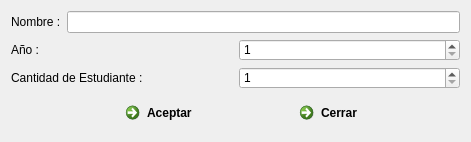
<?xml version="1.0" encoding="UTF-8"?>
<ui version="4.0">
 <class>frm_grupo</class>
 <widget class="QDialog" name="frm_grupo">
  <property name="geometry">
   <rect>
    <x>0</x>
    <y>0</y>
    <width>471</width>
    <height>140</height>
   </rect>
  </property>
  <property name="windowTitle">
   <string>Insertar Grupo</string>
  </property>
  <property name="windowIcon">
   <iconset resource="img.qrc">
    <normaloff>:/new/prefix1/13.png</normaloff>:/new/prefix1/13.png</iconset>
  </property>
  <layout class="QGridLayout" name="gridLayout">
   <item row="0" column="0">
    <layout class="QVBoxLayout" name="verticalLayout">
     <item>
      <layout class="QHBoxLayout" name="horizontalLayout">
       <item>
        <widget class="QLabel" name="label">
         <property name="text">
          <string>Nombre :</string>
         </property>
        </widget>
       </item>
       <item>
        <widget class="QLineEdit" name="LE_frmGrupo_Nombre"/>
       </item>
      </layout>
     </item>
     <item>
      <layout class="QHBoxLayout" name="horizontalLayout_2">
       <item>
        <widget class="QLabel" name="label_2">
         <property name="text">
          <string>Año :</string>
         </property>
        </widget>
       </item>
       <item>
        <widget class="QSpinBox" name="SB_frmgupo_Anio">
         <property name="minimum">
          <number>1</number>
         </property>
        </widget>
       </item>
      </layout>
     </item>
     <item>
      <layout class="QHBoxLayout" name="horizontalLayout_3">
       <item>
        <widget class="QLabel" name="label_3">
         <property name="text">
          <string>Cantidad de Estudiante :</string>
         </property>
        </widget>
       </item>
       <item>
        <widget class="QSpinBox" name="SB_frmGrupo_CantEstud">
         <property name="minimum">
          <number>1</number>
         </property>
         <property name="maximum">
          <number>30</number>
         </property>
        </widget>
       </item>
      </layout>
     </item>
    </layout>
   </item>
   <item row="1" column="0">
    <layout class="QHBoxLayout" name="horizontalLayout_4">
     <item>
      <spacer name="horizontalSpacer">
       <property name="orientation">
        <enum>Qt::Horizontal</enum>
       </property>
       <property name="sizeHint" stdset="0">
        <size>
         <width>68</width>
         <height>20</height>
        </size>
       </property>
      </spacer>
     </item>
     <item>
      <widget class="QCommandLinkButton" name="commandLinkButton">
       <property name="text">
        <string>Aceptar</string>
       </property>
       <property name="icon">
        <iconset resource="img.qrc">
         <normaloff>:/new/prefix1/iconos de menu/Sin título-2.png</normaloff>:/new/prefix1/iconos de menu/Sin título-2.png</iconset>
       </property>
      </widget>
     </item>
     <item>
      <widget class="QCommandLinkButton" name="commandLinkButton_2">
       <property name="text">
        <string>Cerrar</string>
       </property>
       <property name="icon">
        <iconset resource="img.qrc">
         <normaloff>:/new/prefix1/iconos de menu/Sin título-1.png</normaloff>:/new/prefix1/iconos de menu/Sin título-1.png</iconset>
       </property>
      </widget>
     </item>
    </layout>
   </item>
  </layout>
 </widget>
 <resources>
  <include location="img.qrc"/>
 </resources>
 <connections>
  <connection>
   <sender>commandLinkButton_2</sender>
   <signal>clicked()</signal>
   <receiver>frm_grupo</receiver>
   <slot>close()</slot>
   <hints>
    <hint type="sourcelabel">
     <x>374</x>
     <y>109</y>
    </hint>
    <hint type="destinationlabel">
     <x>235</x>
     <y>69</y>
    </hint>
   </hints>
  </connection>
 </connections>
</ui>
